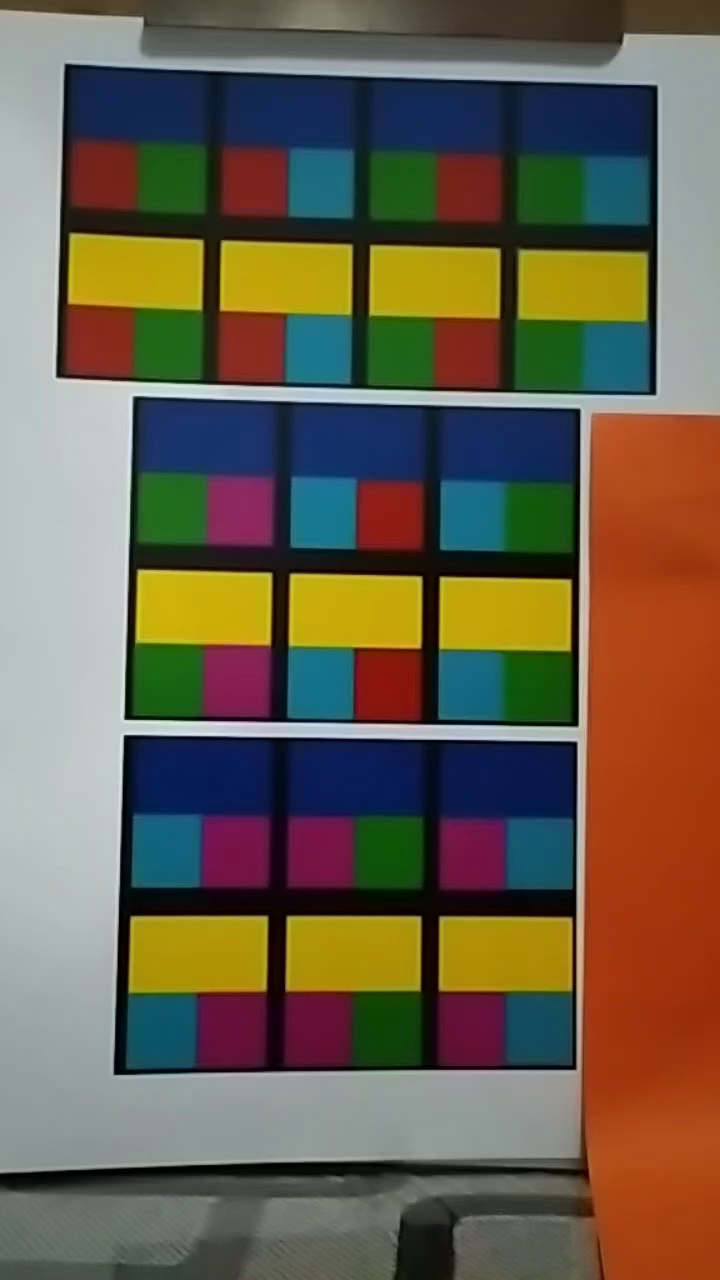
#> input picture frame 15 of real_data_regras/thechosenone.mp4, 720 x 1280 px, given in place of video.mp4, which was not available
$ python real_to_df.py
#> lines starting #> are read from the running program, lines starting #| are printed output that depends on the picture
import os, sys
sys.dont_write_bytecode = True

cwd = os.getcwd()
if cwd not in sys.path:
    sys.path.append(cwd)

import pandas as pd
import numpy as np
import cv2

class VideoDF:
    def __init__(self):
        self.test_points = [110, 200]   # roi width, roi height for each color
        self.init_points = {            # initial points for each color
            "Blue": [400, 325],
            "Yellow": [8, 564],
            "Cyan": [195, 578],
            "Green": [194, 316],
            "Red": [9, 305],
            "Magenta": [587, 326],
            "Orange": [400, 595],
            "White": [321, 65],
            "Black": [575, 575]
        }
        self.points = self.roi_points()

    def roi_points(self):
        points = {}
        for key in self.init_points.keys():
            points[key] = [
                self.init_points[key],
                [self.init_points[key][0]+self.test_points[0]//2, self.init_points[key][1]],
                [self.init_points[key][0]+self.test_points[0], self.init_points[key][1]],
                [self.init_points[key][0], self.init_points[key][1]+self.test_points[1]//2],
                [self.init_points[key][0]+self.test_points[0]//2, self.init_points[key][1]+self.test_points[1]//2],
                [self.init_points[key][0]+self.test_points[0], self.init_points[key][1]+self.test_points[1]//2],
                [self.init_points[key][0], self.init_points[key][1]+self.test_points[1]],
                [self.init_points[key][0]+self.test_points[0]//2, self.init_points[key][1]+self.test_points[1]],
                [self.init_points[key][0]+self.test_points[0], self.init_points[key][1]+self.test_points[1]]
            ]
        return points

    def create_dataframe_video(self, path):
#> called with path = 'real_data/video.mp4'
        df = pd.DataFrame(columns=["Color", "RGB"])
        cam = cv2.VideoCapture(path)
        count = 0
        while True:
            ret, frame = cam.read()
#> frame is the input picture: shape (1280, 720, 3); mean B, G, R 77.2, 95.8, 106.4
            if not ret: break
            frame = frame[0:800, :, :]
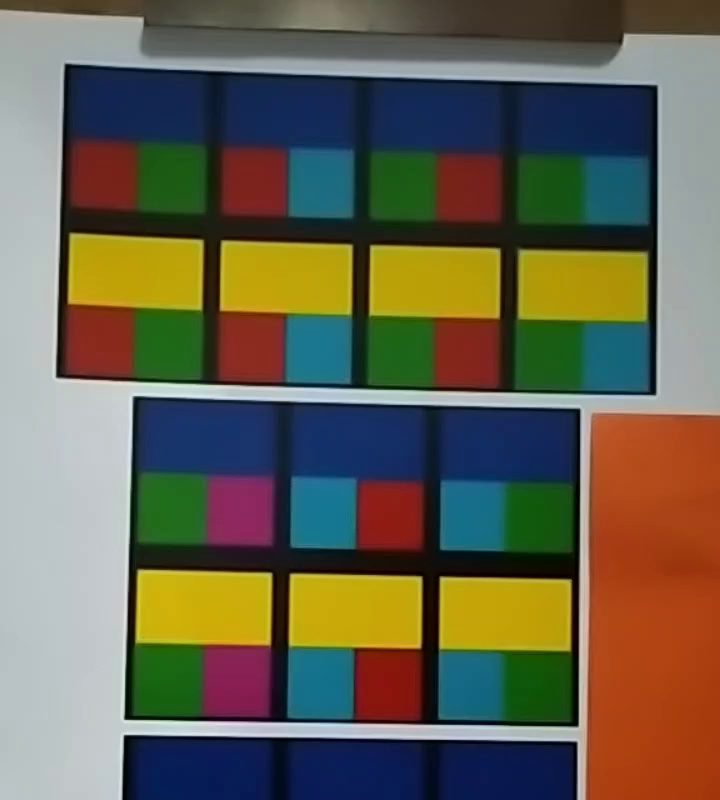
#> frame: shape (800, 720, 3); mean B, G, R 79.3, 98.3, 102.4
            cv2.imshow("Frame", frame)
            if cv2.waitKey(1) == 27: break
#> (key Esc is pressed here)
            count += 1
            if count % 30 == 0:
                for key in self.points.keys():
                    for point in self.points[key]:
                        df.loc[len(df)] = [key, frame[point[1], point[0]].tolist()[::-1]]

        cam.release()
        cv2.destroyAllWindows()
        return df

    def create_dataframe_images(self, path):
        df = pd.DataFrame(columns=["Color", "RGB"])
        for file in os.listdir(path):
            img = cv2.imread(os.path.join(path, file))
            for key in self.points.keys():
                for point in self.points[key]:
                    df.loc[len(df)] = [key, img[point[1], point[0]].tolist()[::-1]]
        return df

def main():
    path = "real_data/video.mp4"
    df = VideoDF().create_dataframe_video(path)
    df.to_pickle("real_data/video2.pkl")
    df = pd.read_pickle("real_data/video2.pkl")
    print(df)

if __name__ == "__main__":
    main()

$ run again, starting later in the video
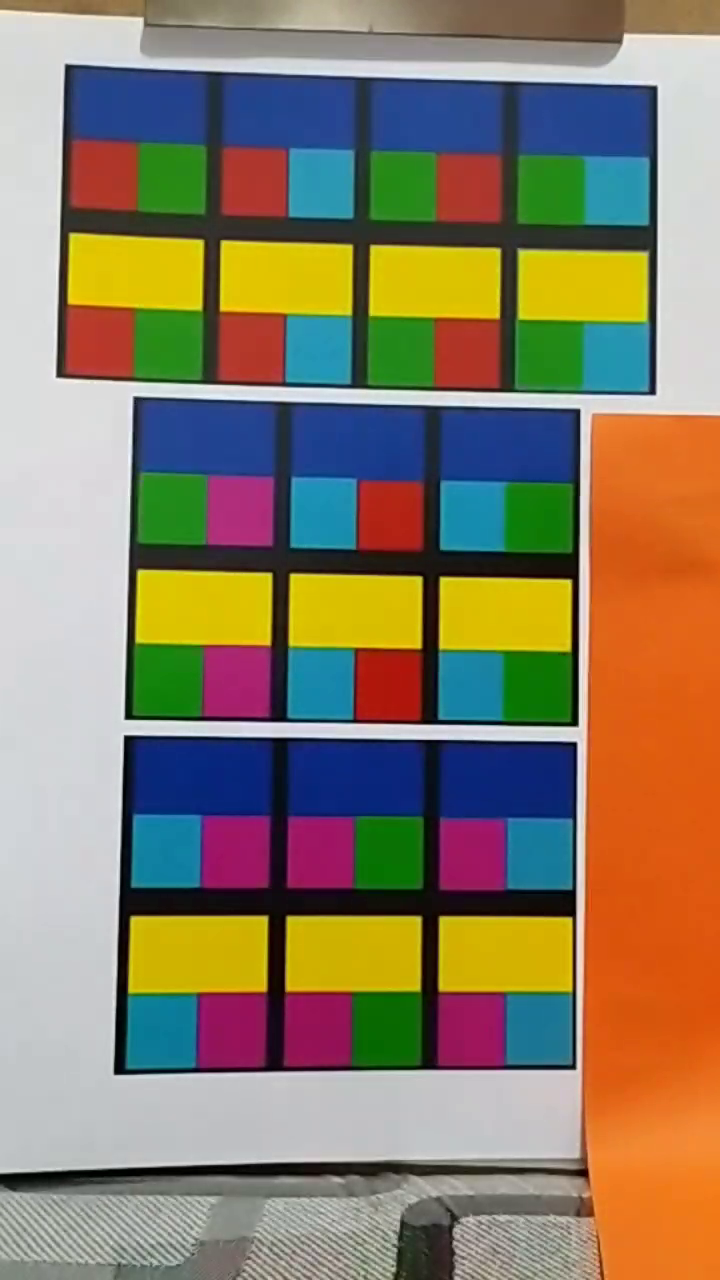
#> input picture frame 68 of real_data_regras/thechosenone.mp4, 720 x 1280 px, given in place of video.mp4, which was not available
#> in create_dataframe_video, frame is the input picture: shape (1280, 720, 3); mean B, G, R 101.2, 126, 139.3
#> in create_dataframe_video, `frame = frame[0:800, :, :]`:
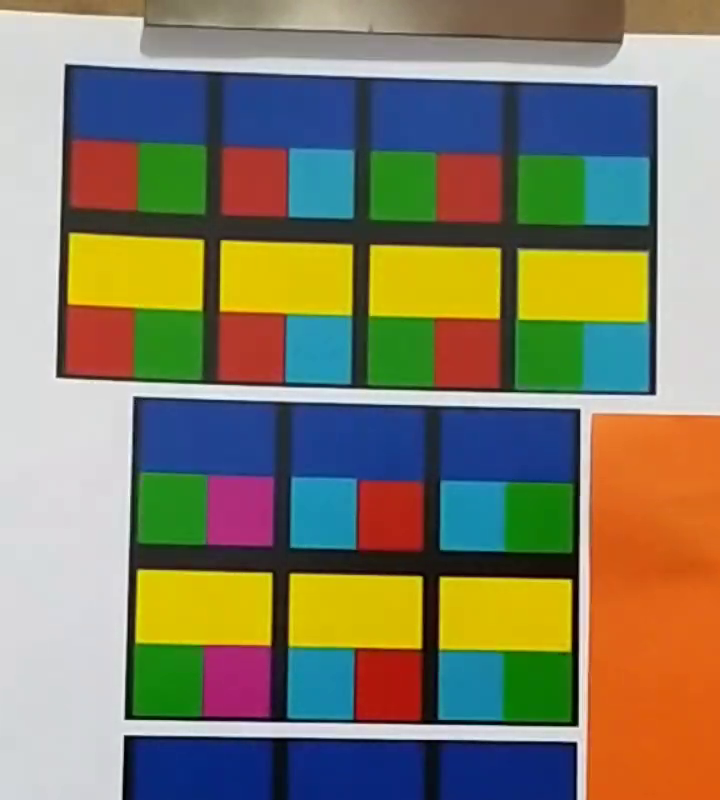
#> frame: shape (800, 720, 3); mean B, G, R 101.7, 126.8, 131.1

$ run again, starting later in the video
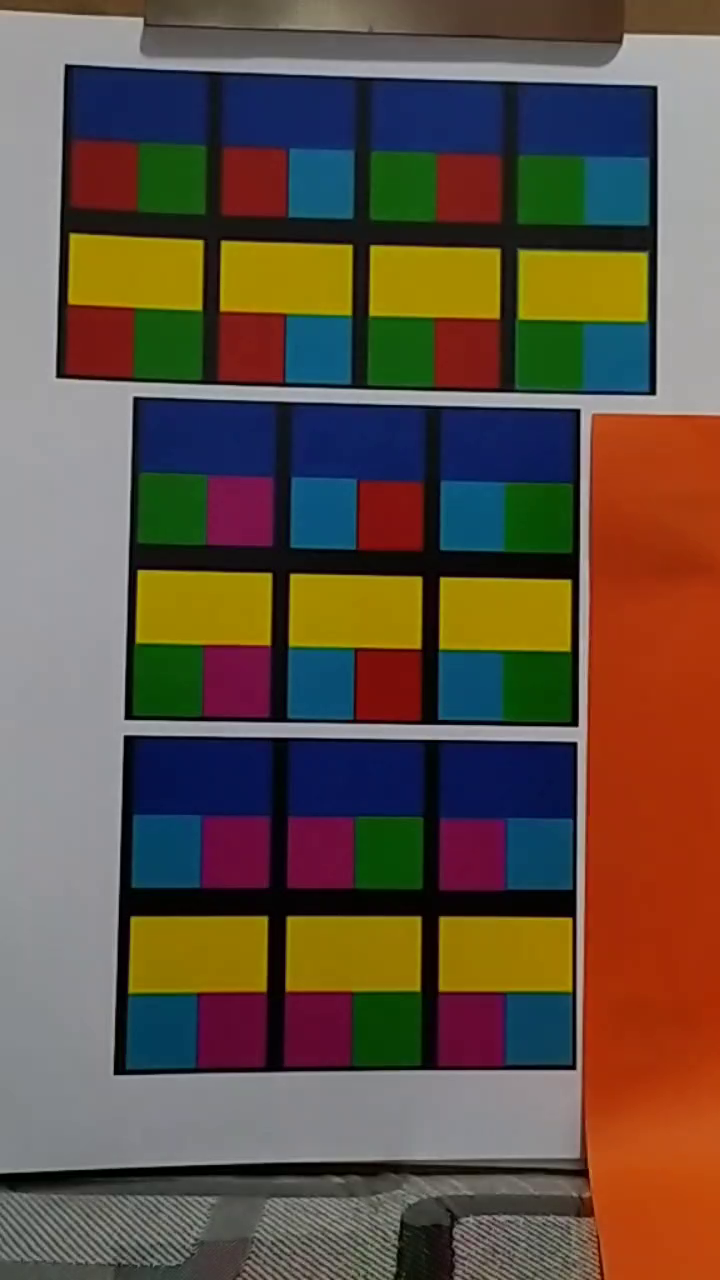
#> input picture frame 121 of real_data_regras/thechosenone.mp4, 720 x 1280 px, given in place of video.mp4, which was not available
#> in create_dataframe_video, frame is the input picture: shape (1280, 720, 3); mean B, G, R 68, 81.9, 98.2
#> in create_dataframe_video, `frame = frame[0:800, :, :]`:
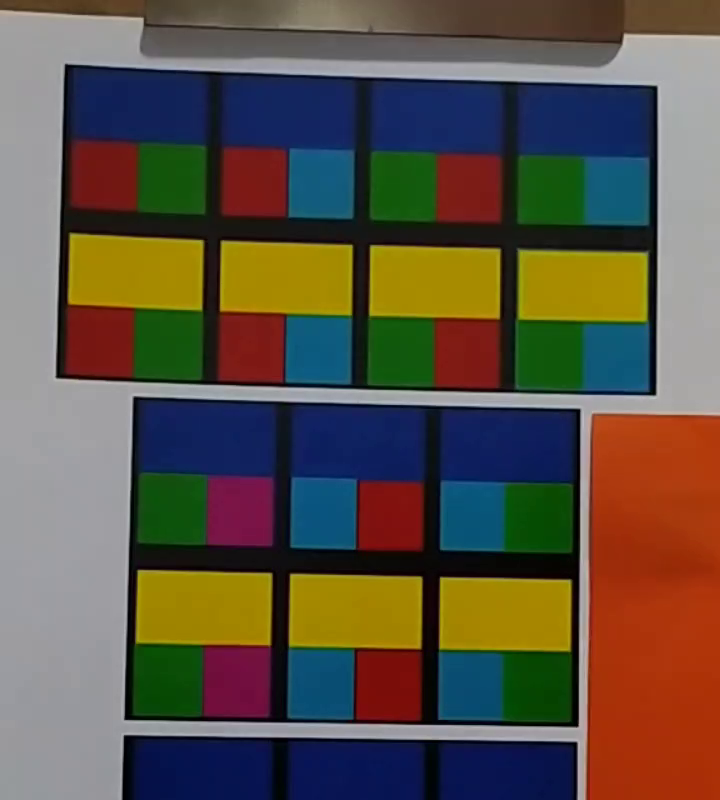
#> frame: shape (800, 720, 3); mean B, G, R 69.6, 83.2, 92.7
